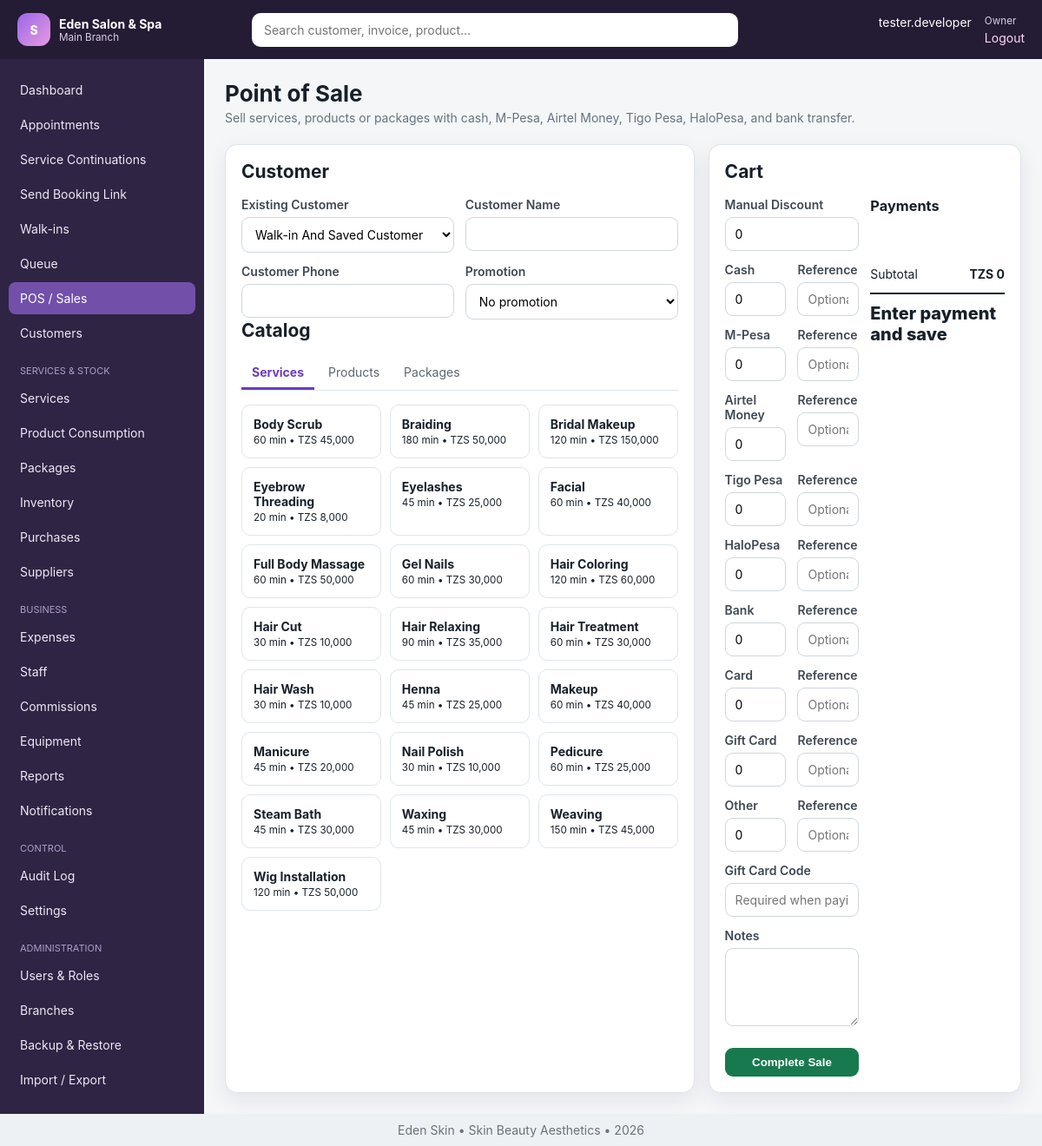
The app's page /modules/pos.php (signed in) with its own data.
### tables this page shows
CREATE TABLE `settings` (
  `id` int(11) NOT NULL AUTO_INCREMENT,
  `branch_id` int(11) DEFAULT NULL,
  `setting_key` varchar(100) NOT NULL,
  `setting_value` text DEFAULT NULL,
  `setting_group` varchar(80) DEFAULT 'general',
  `updated_by` int(11) DEFAULT NULL,
  `updated_at` datetime DEFAULT current_timestamp() ON UPDATE current_timestamp(),
  PRIMARY KEY (`id`),
  UNIQUE KEY `uniq_setting` (`branch_id`,`setting_key`),
  KEY `updated_by` (`updated_by`),
  CONSTRAINT `settings_ibfk_1` FOREIGN KEY (`branch_id`) REFERENCES `branches` (`id`) ON DELETE CASCADE,
  CONSTRAINT `settings_ibfk_2` FOREIGN KEY (`updated_by`) REFERENCES `users` (`id`) ON DELETE SET NULL
);

CREATE TABLE `users` (
  `id` int(11) NOT NULL AUTO_INCREMENT,
  `branch_id` int(11) NOT NULL,
  `staff_id` int(11) DEFAULT NULL,
  `role_id` int(11) NOT NULL,
  `username` varchar(80) NOT NULL,
  `password_hash` varchar(255) NOT NULL,
  `status` enum('active','inactive','locked') DEFAULT 'active',
  `last_login_at` datetime DEFAULT NULL,
  `created_at` datetime DEFAULT current_timestamp(),
  PRIMARY KEY (`id`),
  UNIQUE KEY `username` (`username`),
  KEY `branch_id` (`branch_id`),
  KEY `staff_id` (`staff_id`),
  KEY `role_id` (`role_id`),
  CONSTRAINT `users_ibfk_1` FOREIGN KEY (`branch_id`) REFERENCES `branches` (`id`),
  CONSTRAINT `users_ibfk_2` FOREIGN KEY (`staff_id`) REFERENCES `staff` (`id`) ON DELETE SET NULL,
  CONSTRAINT `users_ibfk_3` FOREIGN KEY (`role_id`) REFERENCES `roles` (`id`)
);

CREATE TABLE `branches` (
  `id` int(11) NOT NULL AUTO_INCREMENT,
  `business_id` int(11) NOT NULL,
  `name` varchar(120) NOT NULL,
  `code` varchar(20) NOT NULL,
  `phone` varchar(30) DEFAULT NULL,
  `email` varchar(120) DEFAULT NULL,
  `address` varchar(255) DEFAULT NULL,
  `opening_time` time DEFAULT '08:00:00',
  `closing_time` time DEFAULT '20:00:00',
  `status` enum('active','inactive') DEFAULT 'active',
  `created_at` datetime DEFAULT current_timestamp(),
  PRIMARY KEY (`id`),
  UNIQUE KEY `code` (`code`),
  KEY `business_id` (`business_id`),
  CONSTRAINT `branches_ibfk_1` FOREIGN KEY (`business_id`) REFERENCES `businesses` (`id`)
);

CREATE TABLE `staff` (
  `id` int(11) NOT NULL AUTO_INCREMENT,
  `branch_id` int(11) NOT NULL,
  `employee_no` varchar(30) DEFAULT NULL,
  `photo` varchar(255) DEFAULT NULL,
  `full_name` varchar(150) NOT NULL,
  `phone` varchar(30) DEFAULT NULL,
  `email` varchar(120) DEFAULT NULL,
  `gender` enum('Male','Female','Other') DEFAULT 'Female',
  `date_of_birth` date DEFAULT NULL,
  `address` varchar(255) DEFAULT NULL,
  `role_title` varchar(100) DEFAULT NULL,
  `salary` decimal(14,2) DEFAULT 0.00,
  `default_commission_type` enum('percentage','fixed') DEFAULT 'percentage',
  `default_commission_value` decimal(10,2) DEFAULT 0.00,
  `employment_date` date DEFAULT NULL,
  `emergency_contact` varchar(120) DEFAULT NULL,
  `status` enum('active','inactive','terminated') DEFAULT 'active',
  `created_at` datetime DEFAULT current_timestamp(),
  `updated_at` datetime DEFAULT NULL,
  PRIMARY KEY (`id`),
  UNIQUE KEY `employee_no` (`employee_no`),
  KEY `branch_id` (`branch_id`),
  CONSTRAINT `staff_ibfk_1` FOREIGN KEY (`branch_id`) REFERENCES `branches` (`id`)
);

CREATE TABLE `roles` (
  `id` int(11) NOT NULL AUTO_INCREMENT,
  `name` varchar(80) NOT NULL,
  `description` varchar(255) DEFAULT NULL,
  `is_system` tinyint(1) DEFAULT 0,
  `created_at` datetime DEFAULT current_timestamp(),
  PRIMARY KEY (`id`),
  UNIQUE KEY `name` (`name`)
);

CREATE TABLE `services` (
  `id` int(11) NOT NULL AUTO_INCREMENT,
  `branch_id` int(11) NOT NULL,
  `category_id` int(11) DEFAULT NULL,
  `name` varchar(150) NOT NULL,
  `description` text DEFAULT NULL,
  `duration_minutes` int(11) DEFAULT 30,
  `price` decimal(14,2) NOT NULL DEFAULT 0.00,
  `commission_type` enum('none','percentage','fixed') DEFAULT 'percentage',
  `commission_value` decimal(10,2) DEFAULT 0.00,
  `status` enum('active','inactive') DEFAULT 'active',
  `continuation_required` tinyint(1) NOT NULL DEFAULT 0,
  `continuation_after_days` int(11) NOT NULL DEFAULT 0,
  `continuation_service_id` int(11) DEFAULT NULL,
  `continuation_message` text DEFAULT NULL,
  `created_at` datetime DEFAULT current_timestamp(),
  `updated_at` datetime DEFAULT NULL,
  PRIMARY KEY (`id`),
  KEY `branch_id` (`branch_id`),
  KEY `category_id` (`category_id`),
  CONSTRAINT `services_ibfk_1` FOREIGN KEY (`branch_id`) REFERENCES `branches` (`id`),
  CONSTRAINT `services_ibfk_2` FOREIGN KEY (`category_id`) REFERENCES `service_categories` (`id`) ON DELETE SET NULL
);

### includes/functions.php (called while the page is built, shortened)
<?php
function app_config(): array {
    static $config;
    if (!$config) {
        $file=dirname(__DIR__).'/config.php';
        $config=require $file;
    }
    return $config;
}
function e(mixed $v): string { return htmlspecialchars((string)$v, ENT_QUOTES, 'UTF-8'); }
function url(string $path=''): string { $base=rtrim(app_config()['app']['base_url'] ?? '', '/'); return $base.'/'.ltrim($path,'/'); }
function money(float|int|string|null $n): string { return 'TZS '.number_format((float)$n,0,'.',','); }
function flash(string $key, ?string $value=null): ?string { if ($value!==null){$_SESSION['_flash'][$key]=$value; return null;} $v=$_SESSION['_flash'][$key]??null; unset($_SESSION['_flash'][$key]); return $v; }
function setting(string $key,mixed $default=null,?int $branchId=null): mixed {
    try { $branchId=$branchId??current_branch_id(); $r=one('SELECT setting_value FROM settings WHERE setting_key=? AND (branch_id=? OR branch_id IS NULL) ORDER BY branch_id IS NOT NULL DESC LIMIT 1',[$key,$branchId]); return $r ? $r['setting_value'] : $default; } catch(Throwable){ return $default; }
}

### config.php (called while the page is built)
<?php
return array (
  'db' =>
  array (
    'host' => '127.0.0.1',
    'port' => '3306',
    'name' => 'salon_spa_tz',
    'user' => 'root',
    'pass' => '',
    'charset' => 'utf8mb4',
  ),
  'app' =>
  array (
    'name' => 'Salon & Spa Manager',
    'base_url' => '/salon_spa_management_system',
    'timezone' => 'Africa/Dar_es_Salaam',
    'currency' => 'TZS',
    'session_timeout' => 3600,
    'debug' => false,
  ),
);

### includes/auth.php (called while the page is built, shortened)
<?php
function is_logged_in(): bool { return !empty($_SESSION['user_id']); }
function require_login(): void {
    if(!current_user()){ logout_user(); redirect('login.php'); }
}
function current_user(): ?array { static $u; if(!is_logged_in())return null; if(!$u)$u=one('SELECT u.*,r.name role_name,s.full_name staff_name,b.name branch_name FROM users u JOIN roles r ON r.id=u.role_id LEFT JOIN staff s ON s.id=u.staff_id LEFT JOIN branches b ON b.id=u.branch_id WHERE u.id=?',[$_SESSION['user_id']]); return $u; }
function current_branch_id(): ?int {
    if(isset($_SESSION['branch_id']) && (int)$_SESSION['branch_id']>0) return (int)$_SESSION['branch_id'];
    return null;
}
function can(string $code): bool { $u=current_user(); return $u && ($u['role_name']==='Owner' || in_array($code,permissions(),true)); }
function require_permission(string $code): void { require_login(); if(!can($code)){http_response_code(403); include dirname(__DIR__).'/403.php'; exit;} }

### includes/db.php (called while the page is built, shortened)
<?php
function db(): PDO {
    static $pdo = null;
    if ($pdo instanceof PDO) return $pdo;
    $cfg = app_config()['db'];
    $dsn = sprintf('mysql:host=%s;port=%s;dbname=%s;charset=%s', $cfg['host'], $cfg['port'], $cfg['name'], $cfg['charset']);
    $pdo = new PDO($dsn, $cfg['user'], $cfg['pass'], [
        PDO::ATTR_ERRMODE => PDO::ERRMODE_EXCEPTION,
        PDO::ATTR_DEFAULT_FETCH_MODE => PDO::FETCH_ASSOC,
        PDO::ATTR_EMULATE_PREPARES => false,
    ]);
    return $pdo;
}
function q(string $sql, array $params=[]): PDOStatement { $s=db()->prepare($sql); $s->execute($params); return $s; }
function one(string $sql, array $params=[]): ?array { $r=q($sql,$params)->fetch(); return $r ?: null; }
function all(string $sql, array $params=[]): array { return q($sql,$params)->fetchAll(); }

### includes/business.php (called while the page is built, shortened)
<?php
function payment_methods(): array { return ['cash'=>'Cash','mpesa'=>'M-Pesa','airtel_money'=>'Airtel Money','tigo_pesa'=>'Tigo Pesa','halopesa'=>'HaloPesa','bank'=>'Bank','card'=>'Card','gift_card'=>'Gift Card','other'=>'Other']; }
?>

### modules/pos.php (the view, shortened to what this page needs)
<?php
require_permission('sales.create');
$bid = current_branch_id();
$prefillCustomer = '';
$services = all('SELECT id,name,price,duration_minutes FROM services WHERE branch_id=? AND status="active" ORDER BY name', [$bid]);
$promos = all('SELECT id,CONCAT(name," — ",discount_value,IF(discount_type="percentage","%"," TZS")) label FROM promotions WHERE branch_id=? AND status="active" AND NOW() BETWEEN start_at AND end_at ORDER BY name', [$bid]);
$title = 'Point of Sale';
$subtitle = 'Sell services, products or packages with cash, M-Pesa, Airtel Money, Tigo Pesa, HaloPesa, and bank transfer.';
include dirname(__DIR__) . '/includes/header.php'; ?>
<form method="post" id="posForm"><?= csrf_field() ?><input type="hidden" name="queue_id"
  <div class="pos-layout">
    <section class="card">
      <h2>Customer</h2>
      <div class="form-grid">
        <div class="form-group"><label>Existing Customer</label><select name="customer_id">
            <option value="">Walk-in And Saved Customer</option><?php foreach (customers_options() as $id => $l): ?>
              <option value="<?= e($id) ?>" <?= selected($prefillCustomer, $id) ?>><?= e($l) ?></option>
            <?php endforeach; ?>
          </select></div>
        <div class="form-group"><label>Customer Name</label><input name="quick_name"></div>
        <div class="form-group"><label>Customer Phone</label><input name="quick_phone"></div>
        <div class="form-group"><label>Promotion</label><select name="promotion_id">
            <option value="">No promotion</option><?php foreach ($promos as $p): ?>
              <option value="<?= e($p['id']) ?>"><?= e($p['label']) ?></option><?php endforeach; ?>
          </select></div>
      </div>
      <h2>Catalog</h2>
      <div class="tabs"><a href="#" onclick="showCat('services');return false" class="active">Services</a><a href="#"
          onclick="showCat('products');return false">Products</a><a href="#"
          onclick="showCat('packages');return false">Packages</a></div>
      <div class="catalog" id="cat_services"><?php foreach ($services as $s): ?>
          <div class="catalog-item"
            onclick="addItem('service',<?= e($s['id']) ?>,'<?= e(addslashes($s['name'])) ?>',<?= e($s['price']) ?>)">
            <strong><?= e($s['name']) ?></strong><small><?= e($s['duration_minutes']) ?> min •
              <?= money($s['price']) ?></small>
          </div><?php endforeach; ?>
      </div>
    </section>
    <section class="card">
      <h2>Cart</h2>
      <div class="form-grid" style="margin-top:10px">
        <div class="form-group"><label>Manual Discount</label><input type="number" step="0.01" name="discount_amount"
            value="0" oninput="calcTotals()"></div>
        <h3>Payments</h3>
        <div class="form-grid"><?php foreach (payment_methods() as $m => $l): ?>
            <div class="form-group"><label><?= e($l) ?></label><input type="number" step="0.01" min="0"
                name="pay_<?= e($m) ?>" value="0"></div>
            <div class="form-group"><label>Reference</label><input name="ref_<?= e($m) ?>" placeholder="Optional"></div>
          <?php endforeach; ?>
          <div class="form-group full"><label>Gift Card Code</label><input name="gift_code"
              placeholder="Required when paying by gift card"></div>
          <div class="form-group full"><label>Notes</label><textarea name="notes"></textarea></div>
        </div>
        <div class="totals">
          <div><span>Subtotal</span><strong id="subT">TZS 0</strong></div>
          <div class="grand"><span>Enter payment and save</span></div>
        </div><button class="btn success" style="width:100%;margin-top:12px">Complete Sale</button>
    </section>
  </div>
</form>
<?php include dirname(__DIR__) . '/includes/footer.php'; ?>

### includes/header.php (shortened to what this page needs)
<?php
require_login(); $u=current_user(); $title=$title??'Dashboard';
function nav_file_available(string $href): bool {
    return is_file(dirname(__DIR__).'/'.ltrim($href,'/'));
}
function current_rel_script_for_nav(): string {
    $script=str_replace('\\','/',$_SERVER['SCRIPT_NAME']??'');
    $base=(string)(app_config()['app']['base_url']??'');
    $base=rtrim(str_replace('\\','/',$base),'/');
    return ltrim($script,'/');
}
$navGroups=[
 'Main'=>[
  ['dashboard.php','Dashboard','dashboard.view'],
  ['modules/appointments.php','Appointments','appointments.view'],
  ['modules/continuations.php','Service Continuations','appointments.view'],
  ['modules/booking_link.php','Send Booking Link','appointments.manage'],
  ['modules/walkins.php','Walk-ins','queue.manage'],
  ['modules/queue.php','Queue','queue.manage'],
  ['modules/pos.php','POS / Sales','sales.create'],
  ['modules/customers.php','Customers','customers.view'],
 ],
 'Services & Stock'=>[
  ['modules/services.php','Services','services.manage'],
  ['modules/service_consumption.php','Product Consumption','services.manage'],
  ['modules/packages.php','Packages','services.manage'],
  ['modules/inventory.php','Inventory','inventory.view'],
  ['modules/purchases.php','Purchases','purchases.manage'],
  ['modules/suppliers.php','Suppliers','suppliers.manage'],
 ],
 'Business'=>[
  ['modules/expenses.php','Expenses','expenses.manage'],
  ['modules/staff.php','Staff','staff.view'],
  ['modules/commissions.php','Commissions','commissions.view'],
  ['modules/equipment.php','Equipment','equipment.manage'],
  ['modules/reports.php','Reports','reports.view'],
  ['modules/notifications.php','Notifications','notifications.manage'],
 ],
 'Control'=>[
  ['modules/audit.php','Audit Log','audit.view'],
  ['modules/settings.php','Settings','settings.manage'],
 ],
 'Administration'=>[
  ['modules/users.php','Users & Roles','users.manage'],
  ['modules/branches.php','Branches','users.manage'],
  ['modules/backups.php','Backup & Restore','users.manage'],
  ['modules/imports.php','Import / Export','users.manage'],
 ],
];
$current=current_rel_script_for_nav();
$hasSearch=nav_file_available('modules/search.php');
?><!doctype html><html lang="en"><head><link rel="stylesheet" href="<?=url('assets/css/app.css')?>"></head><body>
<header class="topbar"><button class="menu-btn" data-toggle-menu>☰</button><div class="brand"><span class="brand-mark">S</span><div><strong><?=e(setting('business_name',app_config()['app']['name']))?></strong><small><?=e($u['branch_name']??'Main Branch')?></small></div></div><?php if($hasSearch):?><form class="global-search" action="<?=url('modules/search.php')?>"><input name="q" placeholder="Search customer, invoice, product…"></form><?php else:?><div class="global-search"></div><?php endif;?><div class="userbox"><span><?=e($u['staff_name']?:$u['username'])?></span><small><?=e($u['role_name'])?></small><a href="<?=url('logout.php')?>">Logout</a></div></header>
<div class="layout"><aside class="sidebar" id="sidebar"><nav><?php foreach($navGroups as $group=>$items): $visible=[]; foreach($items as $item){ [$href,$label,$perm]=$item; if(nav_file_available($href) && can($perm)) $visible[]=$item; } if(!$visible) continue; if($group!=='Main'): ?><div class="nav-heading"><?=e($group)?></div><?php endif; foreach($visible as [$href,$label,$perm]): ?><a href="<?=url($href)?>" class="<?=$current===$href?'active':''?>"><?=e($label)?></a><?php endforeach; endforeach; ?></nav></aside><main class="content"><div class="page-head"><div><h1><?=e($title)?></h1><?php if(!empty($subtitle)):?><p><?=e($subtitle)?></p><?php endif;?></div></div>
<?php if($m=flash('success')):?><div class="alert success"><?=e($m)?></div><?php endif;?><?php if($m=flash('error')):?><div class="alert error"><?=e($m)?></div><?php endif;?>

### records on screen
settings: setting_value "Eden Salon & Spa"
users: branch.name "Main Branch", staff.full_name "tester.developer", role.name "Owner"
services: name "Body Scrub", duration_minutes "60", price "TZS 45,000"
services: name "Braiding", duration_minutes "180", price "TZS 50,000"
services: name "Bridal Makeup", duration_minutes "120", price "TZS 150,000"
services: name "Eyebrow Threading", duration_minutes "20", price "TZS 8,000"
services: name "Eyelashes", duration_minutes "45", price "TZS 25,000"
services: name "Facial", duration_minutes "60", price "TZS 40,000"
services: name "Full Body Massage", duration_minutes "60", price "TZS 50,000"
services: name "Gel Nails", duration_minutes "60", price "TZS 30,000"
services: name "Hair Coloring", duration_minutes "120", price "TZS 60,000"
services: name "Hair Cut", duration_minutes "30", price "TZS 10,000"
services: name "Hair Relaxing", duration_minutes "90", price "TZS 35,000"
services: name "Hair Treatment", duration_minutes "60", price "TZS 30,000"
services: name "Hair Wash", duration_minutes "30", price "TZS 10,000"
services: name "Henna", duration_minutes "45", price "TZS 25,000"
services: name "Makeup", duration_minutes "60", price "TZS 40,000"
services: name "Manicure", duration_minutes "45", price "TZS 20,000"
services: name "Nail Polish", duration_minutes "30", price "TZS 10,000"
services: name "Pedicure", duration_minutes "60", price "TZS 25,000"
services: name "Steam Bath", duration_minutes "45", price "TZS 30,000"
services: name "Waxing", duration_minutes "45", price "TZS 30,000"
services: name "Weaving", duration_minutes "150", price "TZS 45,000"
services: name "Wig Installation", duration_minutes "120", price "TZS 50,000"

### other values on screen
$label "Dashboard"
$label "Appointments"
$label "Service Continuations"
$label "Send Booking Link"
$label "Walk-ins"
$label "Queue"
$label "POS / Sales"
$label "Customers"
$group "SERVICES & STOCK"
$label "Services"
$label "Product Consumption"
$label "Packages"
$label "Inventory"
$label "Purchases"
$label "Suppliers"
